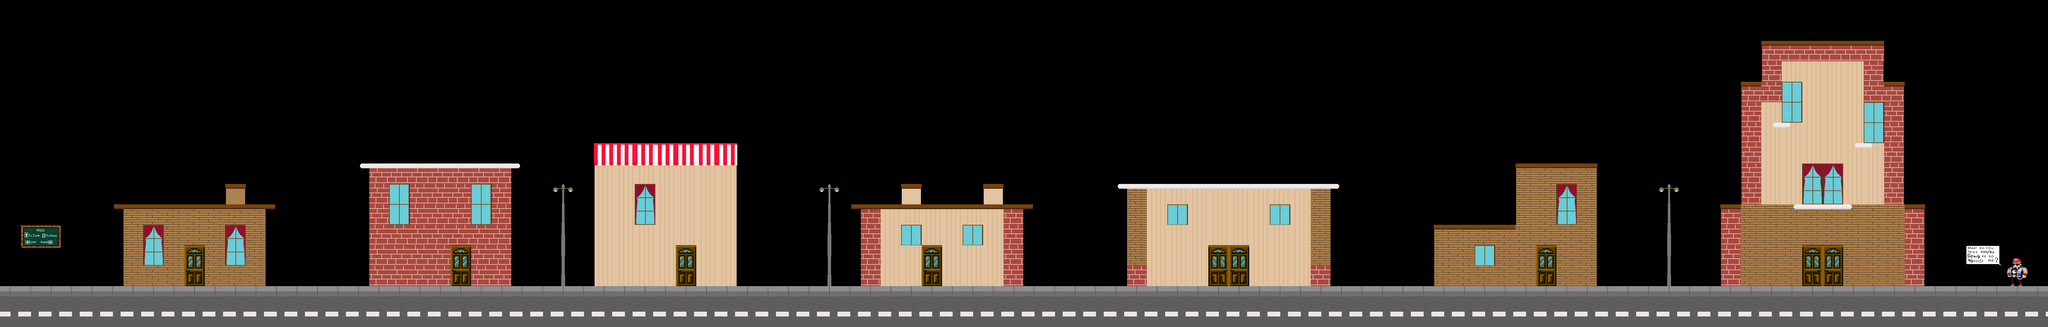

This is a level from a 2D game, rendered from its Tiled map with the project's own tilesets. A one-line summary and the map file follow, with tile-layer data summarised:
An orthogonal 100x16 tile map with 64x64 px tiles, 4 tile layers (décor, image, platformes, sol) and 14 objects.

<map version="1.4" tiledversion="1.4.2" orientation="orthogonal" renderorder="left-down" width="100" height="16" tilewidth="64" tileheight="64" infinite="0" nextlayerid="11" nextobjectid="34">
 <editorsettings>
  <export target="MapVibe3.json" format="json" />
 </editorsettings>
 <tileset firstgid="1" name="Tile_sheet2" tilewidth="64" tileheight="64" tilecount="91" columns="13">
  <image source="../Tiled/Tile_sheet2.png" trans="ff00ff" width="893" height="449" />
 </tileset>
 <layer id="1" name="décor" width="100" height="16">
  <data>[1600 cells, 455 non-empty, 23 distinct tile ids]</data>
 </layer>
 <objectgroup id="5" name="ligths">
  <object id="20" gid="33" x="2560" y="628" width="64" height="64" />
  <object id="21" gid="33" x="1726" y="634" width="64" height="64" />
  <object id="22" gid="33" x="5184" y="632" width="64" height="64" />
 </objectgroup>
 <objectgroup id="4" name="mob1">
  <object id="23" gid="32" x="4038" y="508" width="64" height="64" />
  <object id="24" gid="32" x="2496" y="828" width="64" height="64" />
  <object id="25" gid="32" x="1032" y="828" width="64" height="64" />
 </objectgroup>
 <objectgroup id="6" name="vinile">
  <object id="26" gid="11" x="452" y="636" width="64" height="64" />
  <object id="27" gid="11" x="2180" y="446" width="64" height="64" />
  <object id="28" gid="11" x="3078" y="898" width="64" height="64" />
  <object id="29" gid="11" x="3850" y="518" width="64" height="64" />
  <object id="30" gid="11" x="4868" y="450" width="64" height="64" />
  <object id="31" gid="11" x="5762" y="76" width="64" height="64" />
 </objectgroup>
 <layer id="10" name="image" width="100" height="16">
  <data>[1600 cells, 8 non-empty, 8 distinct tile ids]</data>
 </layer>
 <objectgroup id="8" name="Motard">
  <object id="32" gid="50" x="5308" y="838" width="64" height="64" />
  <object id="33" gid="50" x="1666" y="834" width="64" height="64" />
 </objectgroup>
 <layer id="3" name="platformes" width="100" height="16">
  <data>[1600 cells, 76 non-empty, 7 distinct tile ids]</data>
 </layer>
 <layer id="2" name="sol" width="100" height="16">
  <data>[1600 cells, 100 non-empty, 1 distinct tile ids]</data>
 </layer>
</map>
